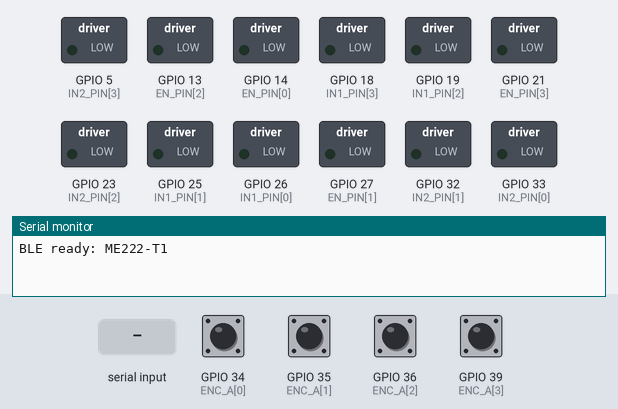
Bench run of a sketch on a simulated ESP32. On the bench: switched loads named in the sketch (green lamp = pin HIGH), the last lines printed to the serial monitor. Inputs (shaded band) come from the test bench; at power-on: GPIO 34 (ENC_A[0]), GPIO 35 (ENC_A[1]), GPIO 36 (ENC_A[2]), GPIO 39 (ENC_A[3]) HIGH. Nothing arrives over Bluetooth unless stated; a phone connects over Bluetooth LE 3 s after start.

Above: at 1.2 s.
1.3 s: "m,45\n" received over Serial
At 1.9 s:
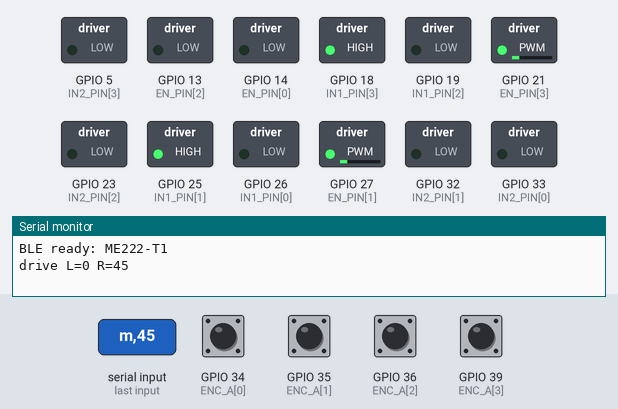
4.3 s: "x90\n" received over Serial
At 5.3 s:
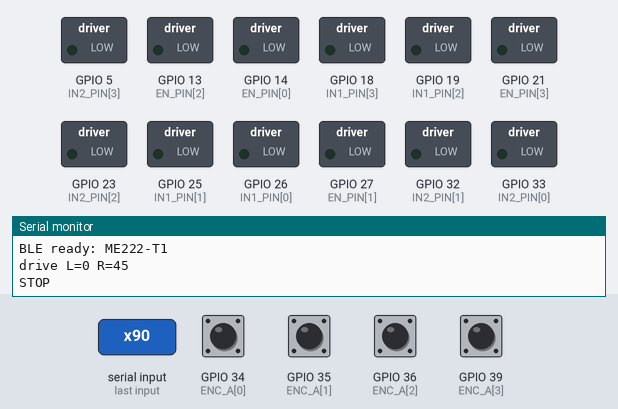
Timing chart, 0 to 7.3 s (numbered marks = the images above; inputs shaded):
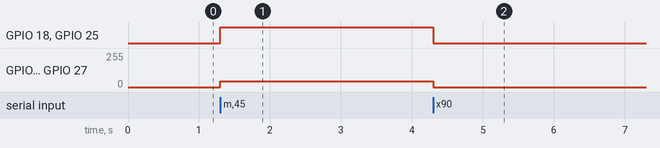

Measured:
- after the input at 1.3 s, GPIO 18 (IN1_PIN[3]), GPIO 25 (IN1_PIN[1]): LOW → HIGH at once; GPIO 21 (EN_PIN[3]), GPIO 27 (EN_PIN[1]): 0/255 → 45/255 at once
- after the input at 4.3 s, GPIO 18 (IN1_PIN[3]), GPIO 25 (IN1_PIN[1]): HIGH → LOW at once; GPIO 21 (EN_PIN[3]), GPIO 27 (EN_PIN[1]): 45/255 → 0/255 at once

The sketch:

part3_ble.ino
```cpp
// ===== ME 222 Lab 2 - PART 3: BLE wireless link =====
// Same motor/encoder code as Part 1, now controlled over BLE (Nordic UART Service).
// Phone: nRF Toolbox -> UART. USB Serial (115200) still works for debugging.
// Commands: c = counts   z = reset   m100,100 = drive (no spaces, no brackets)   x = STOP
// FAILSAFE: motors stop when the BLE link is lost.
#include <Arduino.h>
#include <BLEDevice.h>
#include <BLEServer.h>
#include <BLEUtils.h>
#include <BLE2902.h>
#include <stdarg.h>

// ---------- CONFIGURATION (edit these) ----------
const char* BLE_NAME = "ME222-T1";                  // <-- your team name
const int NUM_MOTORS = 4;                           // 0=FL, 1=FR, 2=RL, 3=RR
const int EN_PIN[NUM_MOTORS]  = {14, 27, 13, 21};   // PWM enable pins
const int IN1_PIN[NUM_MOTORS] = {26, 25, 19, 18};
const int IN2_PIN[NUM_MOTORS] = {33, 32, 23, 5};
const int ENC_A[NUM_MOTORS]   = {34, 35, 36, 39};   // input-only: external pull-ups
const int ENC_B[NUM_MOTORS]   = {4, 16, 17, 15};
float CPR[NUM_MOTORS] = {700, 700, 700, 700};       // <-- measured CPR (Part 1)
const int PWM_FREQ = 20000, PWM_RES = 8;            // 20 kHz, 0-255

// ---------- BLE UART (Nordic UART Service) ----------
#define NUS_SERVICE "6E400001-B5A3-F393-E0A9-E50E24DCCA9E"
#define NUS_RX      "6E400002-B5A3-F393-E0A9-E50E24DCCA9E"   // phone -> ESP32
#define NUS_TX      "6E400003-B5A3-F393-E0A9-E50E24DCCA9E"   // ESP32 -> phone
BLECharacteristic* txChar = nullptr;
volatile bool bleConnected = false;
volatile bool stopReq = false;          // set by 'x' or by disconnect
char cmdBuf[32];
volatile bool cmdReady = false;

// ---------- ENCODERS ----------
volatile long counts[NUM_MOTORS] = {0, 0, 0, 0};

void IRAM_ATTR encISR(void* arg) {
  int m = (int)(intptr_t)arg;
  // 1x decoding: on rising edge of A, B tells the direction
  if (digitalRead(ENC_B[m])) counts[m]--; else counts[m]++;
}
long readCount(int m) {
  noInterrupts(); long c = counts[m]; interrupts();
  return c;
}
void resetCounts() {
  noInterrupts(); for (int i = 0; i < NUM_MOTORS; i++) counts[i] = 0; interrupts();
}

// ---------- MOTORS ----------
void setMotor(int m, int pwm) {                     // pwm: -255..255
  pwm = constrain(pwm, -255, 255);
  digitalWrite(IN1_PIN[m], pwm > 0);
  digitalWrite(IN2_PIN[m], pwm < 0);
  ledcWrite(EN_PIN[m], abs(pwm));
}
void stopAll() { for (int i = 0; i < NUM_MOTORS; i++) setMotor(i, 0); }

// ---------- OUTPUT: USB Serial + BLE in 20-byte chunks ----------
void blePrintf(const char* fmt, ...) {
  char buf[160];
  va_list args; va_start(args, fmt);
  vsnprintf(buf, sizeof(buf), fmt, args);
  va_end(args);
  Serial.print(buf);
  if (bleConnected && txChar) {
    size_t n = strlen(buf);
    for (size_t i = 0; i < n; i += 20) {
      size_t len = (n - i < 20) ? (n - i) : 20;
      txChar->setValue((uint8_t*)buf + i, len);
      txChar->notify();
      delay(4);                                     // do not flood the BLE stack
    }
  }
}

// ---------- BLE CALLBACKS ----------
class ServerCB : public BLEServerCallbacks {
  void onConnect(BLEServer* s) override { bleConnected = true; }
  void onDisconnect(BLEServer* s) override {
    bleConnected = false;
    stopReq = true; stopAll();                      // FAILSAFE: link lost -> stop
    s->startAdvertising();                          // allow reconnection
  }
};
class RxCB : public BLECharacteristicCallbacks {
  void onWrite(BLECharacteristic* c) override {
    String v = c->getValue();                       // core 3.x returns String
    v.trim();
    if (v.length() == 0) return;
    if (v[0] == 'x') { stopReq = true; stopAll(); } // STOP acts immediately
    strncpy(cmdBuf, v.c_str(), sizeof(cmdBuf) - 1);
    cmdBuf[sizeof(cmdBuf) - 1] = 0;
    cmdReady = true;                                // loop() runs the command
  }
};

void setupBLE() {
  BLEDevice::init(BLE_NAME);
  BLEServer* server = BLEDevice::createServer();
  server->setCallbacks(new ServerCB());
  BLEService* svc = server->createService(NUS_SERVICE);
  txChar = svc->createCharacteristic(NUS_TX, BLECharacteristic::PROPERTY_NOTIFY);
  txChar->addDescriptor(new BLE2902());
  BLECharacteristic* rx = svc->createCharacteristic(NUS_RX,
      BLECharacteristic::PROPERTY_WRITE | BLECharacteristic::PROPERTY_WRITE_NR);
  rx->setCallbacks(new RxCB());
  svc->start();
  BLEAdvertising* adv = BLEDevice::getAdvertising();
  adv->addServiceUUID(NUS_SERVICE);
  adv->setScanResponse(true);
  BLEDevice::startAdvertising();
  Serial.printf("BLE ready: %s\n", BLE_NAME);
}

// ---------- COMMANDS ----------
void handle(String cmd) {
  char c = cmd.charAt(0);
  switch (c) {
    case 'c': blePrintf("counts: %ld %ld %ld %ld\n", readCount(0), readCount(1),
                        readCount(2), readCount(3)); break;
    case 'z': resetCounts(); blePrintf("counts reset\n"); break;
    case 'm': {
      int k = cmd.indexOf(',');
      if (k < 0) { blePrintf("use m100,100 - numbers, one comma, no spaces\n"); break; }
      int L = cmd.substring(1, k).toInt(), R = cmd.substring(k + 1).toInt();
      setMotor(0, L); setMotor(2, L); setMotor(1, R); setMotor(3, R);
      blePrintf("drive L=%d R=%d\n", L, R); break;
    }
    case 'x': stopAll(); blePrintf("STOP\n"); break;
    default:  blePrintf("unknown: %s\n", cmd.c_str());
  }
}

void setup() {
  Serial.begin(115200);
  for (int i = 0; i < NUM_MOTORS; i++) {
    pinMode(IN1_PIN[i], OUTPUT); pinMode(IN2_PIN[i], OUTPUT);
    ledcAttach(EN_PIN[i], PWM_FREQ, PWM_RES);
    pinMode(ENC_A[i], INPUT); pinMode(ENC_B[i], INPUT);  // INPUT_PULLUP where supported
    attachInterruptArg(digitalPinToInterrupt(ENC_A[i]), encISR,
                       (void*)(intptr_t)i, RISING);
  }
  stopAll();
  setupBLE();
}

void loop() {
  if (cmdReady) {                                   // command from BLE
    String cmd = String(cmdBuf); cmdReady = false;
    stopReq = false; handle(cmd);
  }
  if (Serial.available()) {                         // command from USB (debug)
    String cmd = Serial.readStringUntil('\n'); cmd.trim();
    if (cmd.length()) { stopReq = false; handle(cmd); }
  }
}
```
